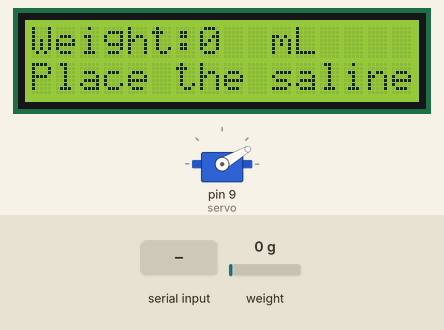
Bench run of a sketch on a simulated Arduino Uno, built with avr-gcc and run on an emulated ATmega328P. Shown: 16×2 character LCD, servo. The test bench sets the inputs (shaded band); at power-on: weight on the scale 0 g. What the sketch prints to the serial monitor is not drawn.

Above: at 6.6 s.
6.7 s: weight on the scale set to 8 g
9.0 s: weight on the scale set to 11 g
At 10.8 s:
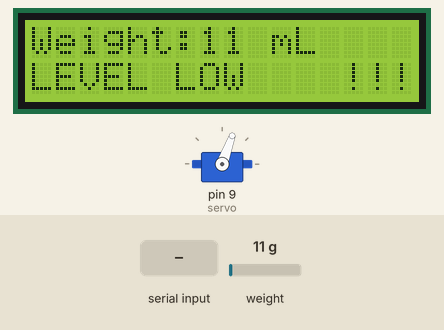
11.1 s: weight on the scale set to 1250 g
At 12.2 s:
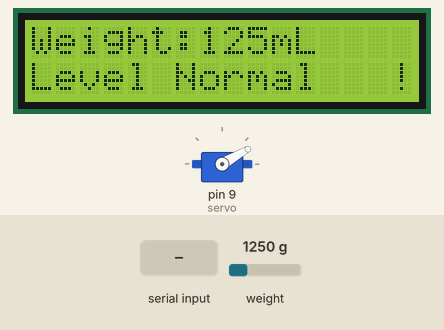
13.1 s: "t" received over Serial
At 15.5 s:
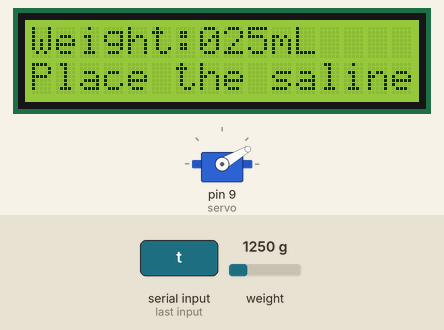
16.2 s: weight on the scale set to 2500 g
At 18.1 s:
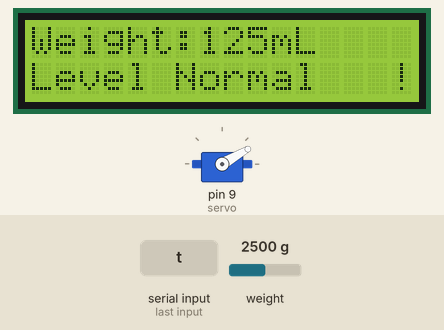
Timing chart, 0 to 19.3 s (numbered marks = the images above; inputs shaded):
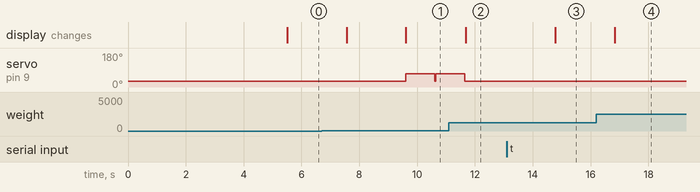

The sketch:

IOT_IVT_ARPAN.ino
```cpp
#include <HX711_ADC.h>
#if defined(ESP8266)|| defined(ESP32) || defined(AVR)
#include <EEPROM.h>
#endif

#include <LiquidCrystal_I2C.h>

LiquidCrystal_I2C lcd(0x27,16,2);  // set the LCD address to 0x3F for a 16 chars and 2 line display

//pins:
const int HX711_dout = 4; //mcu > HX711 dout pin
const int HX711_sck = 5; //mcu > HX711 sck pin

//HX711 constructor:
HX711_ADC LoadCell(HX711_dout, HX711_sck);

const int calVal_eepromAdress = 0;
unsigned long t = 0;
#include<Servo.h>
Servo servo;


void setup() {
  lcd.init();
  lcd.clear();
  lcd.backlight();
  Serial.begin(9600); delay(10);
  Serial.println();
  Serial.println("Starting...");

  LoadCell.begin();
  //LoadCell.setReverseOutput(); //uncomment to turn a negative output value to positive
  float calibrationValue; // calibration value (see example file "Calibration.ino")
  calibrationValue = 696.0; // uncomment this if you want to set the calibration value in the sketch
#if defined(ESP8266)|| defined(ESP32)
  //EEPROM.begin(512); // uncomment this if you use ESP8266/ESP32 and want to fetch the calibration value from eeprom
#endif
  EEPROM.get(calVal_eepromAdress, calibrationValue); // uncomment this if you want to fetch the calibration value from eeprom

  unsigned long stabilizingtime = 5000; // preciscion right after power-up can be improved by adding a few seconds of stabilizing time
  boolean _tare = true; //set this to false if you don't want tare to be performed in the next step
  LoadCell.start(stabilizingtime, _tare);
  if (LoadCell.getTareTimeoutFlag()) {
    Serial.println("Timeout, check MCU>HX711 wiring and pin designations");
    while (1);
  }
  else {
    LoadCell.setCalFactor(calibrationValue); // set calibration value (float)
    Serial.println("Startup is complete");
  }
  servo.attach(9);
  servo.write(30);
}

void loop() {

  static boolean newDataReady = 0;
  const int serialPrintInterval = 0; //increase value to slow down serial print activity

  // check for new data/start next conversion:
  if (LoadCell.update()) newDataReady = true;

  // get smoothed value from the dataset:
  if (newDataReady) {
    if (millis() > t + serialPrintInterval) {
      int i = LoadCell.getData();
      // Serial.print("Load_cell output val: ");
      // Serial.println(i);
      newDataReady = 0;
      t = millis();
    servo.write(30);
    lcd.setCursor(0,0);   //Set cursor to character 2 on line 0
    lcd.print("Weight:");
    // Serial.print("Weight:");
    Serial.println(i);

    lcd.print(i);
    lcd.setCursor(10,0);
    lcd.print("mL");// lcd.setCursor(2,1);   //Move cursor to character 2 on line 1
    // i = 800;
    if(i<10){

      lcd.setCursor(0,1);
      lcd.print("Place the saline");
    }else if(i<600){
            servo.write(70);
      lcd.setCursor(0,1);
      lcd.print("LEVEL LOW    !!!  ");
      // Serial.print("Servo On");

    } else if(i>600){


      servo.write(30);
      lcd.setCursor(0,1);
      lcd.print("Level Normal   !!!  ");

    }
    }
  }

  // receive command from serial terminal, send 't' to initiate tare operation:
  if (Serial.available() > 0) {
    char inByte = Serial.read();
    if (inByte == 't') LoadCell.tareNoDelay();
  }

  // check if last tare operation is complete:
  if (LoadCell.getTareStatus() == true) {
    Serial.println("Tare complete");
  }

delay(1000);

}
```

Measured:
- the behaviour switches between 9 and 10 g on weight on the scale (found by bisection; images 0 and 1)
- after the input at 9.0 s, servo on pin 9 (servo): 30° → 70° after 0.61 s; the display: changes after 0.61 s (image 1)
- after the input at 11.1 s, servo on pin 9 (servo): goes on until 11.6 s, then stays 30°; the display: changes after 0.58 s (image 2)
- after the input at 13.1 s, the display: changes after 1.7 s (image 3)
- after the input at 16.2 s, the display: changes after 0.63 s (image 4)
